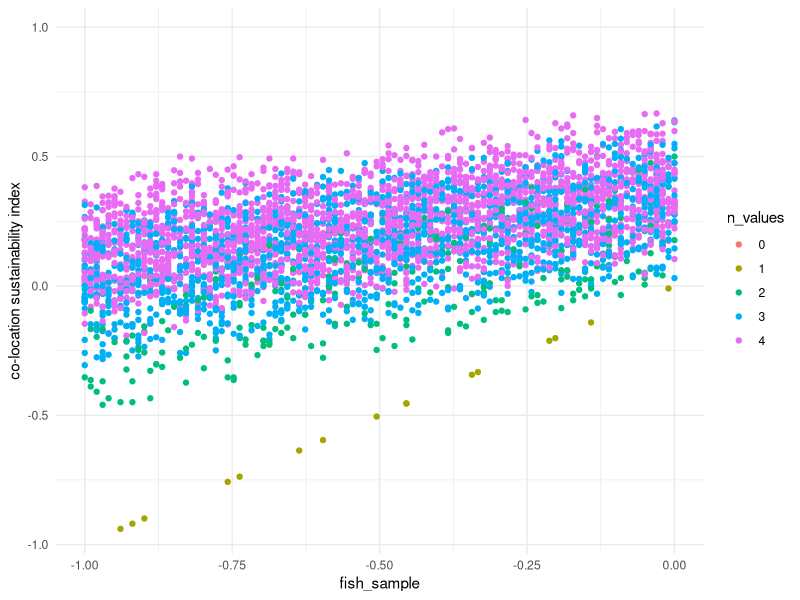
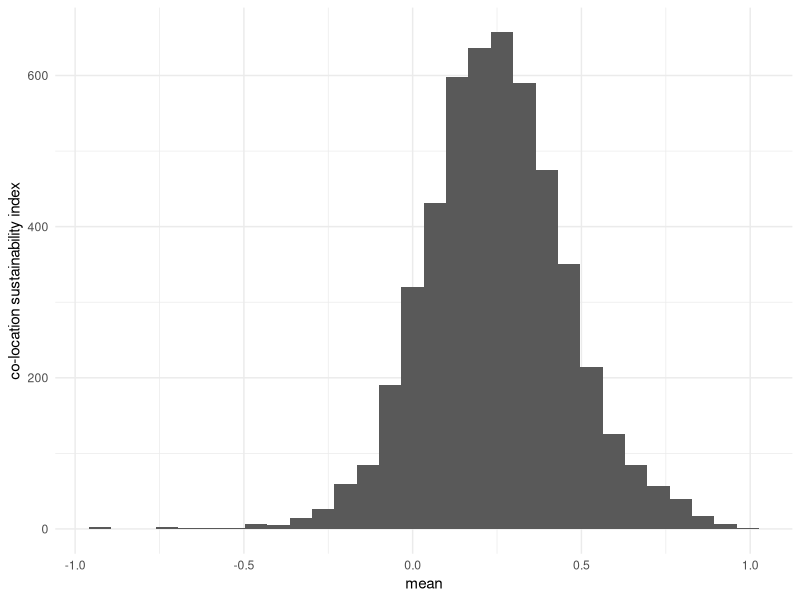
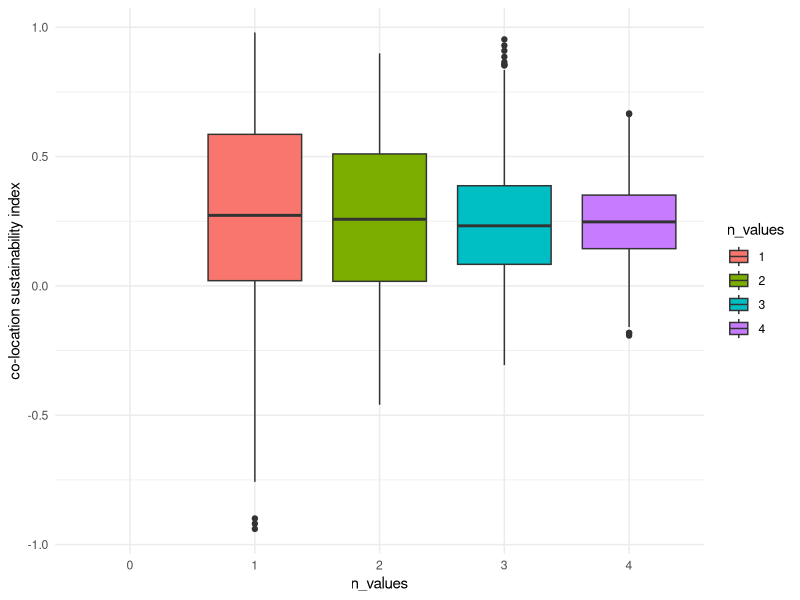
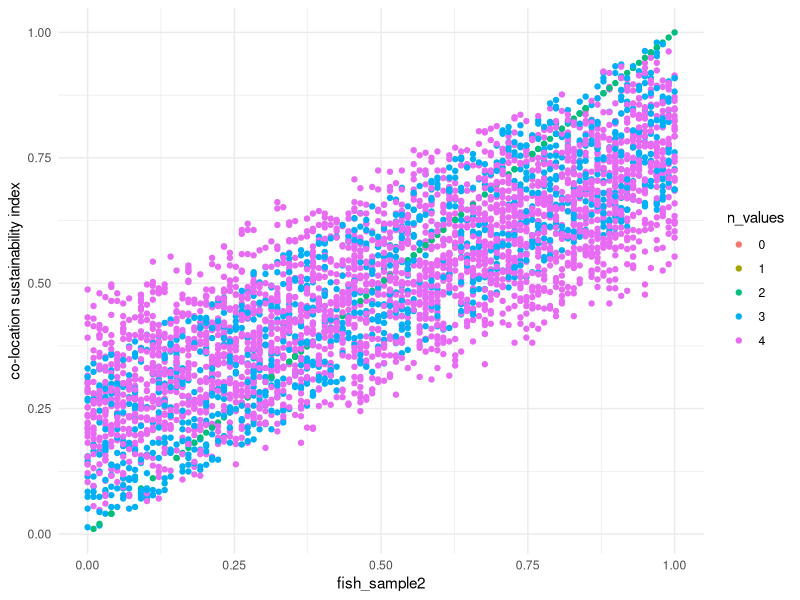
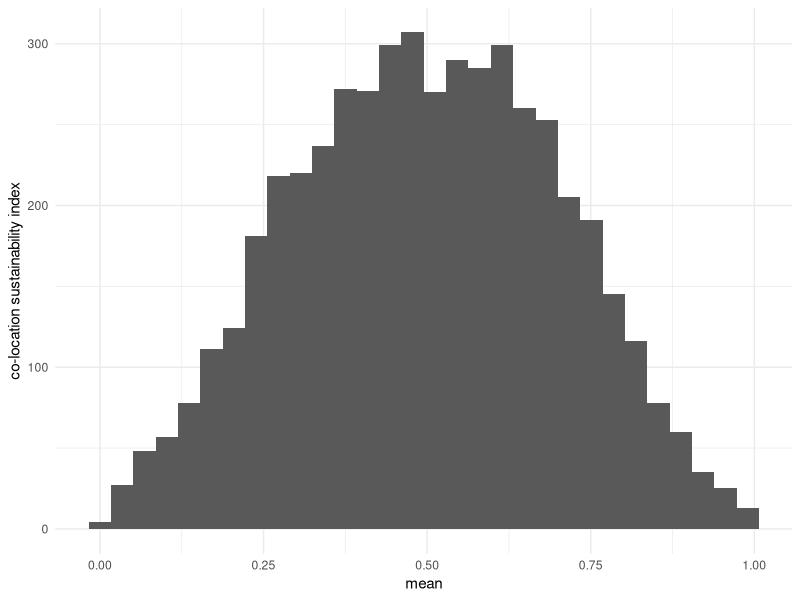
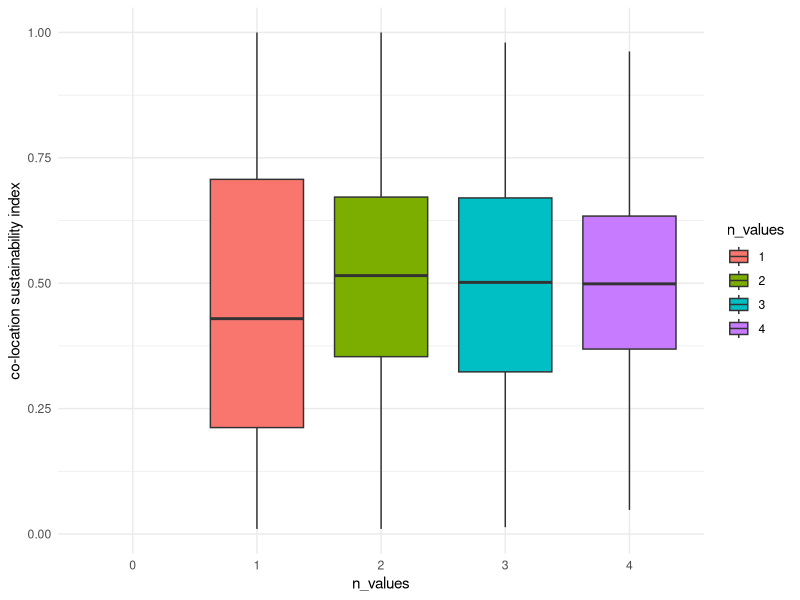

Source code (R) for these figures, in order:
## ---- chunk 1
knitr::opts_chunk$set(echo = TRUE, message = FALSE, warning = FALSE)

library(here)
library(tidyverse)
## ---- chunk 2
#setting vectors
wind_var <- c(seq(0,1,length.out = 100), rep(NA, times = 20))
wave_var <- c(seq(0,1,length.out = 100), rep(NA, times = 20))
aqua_var <- c(seq(0,1,length.out = 100), rep(NA, times = 20))
fish_var <- c(seq(-1,0,length.out = 100), rep(NA, times = 20))
# n_var <- seq(1,5000, length.out = 5000)

#randomly sampling from each vector
set.seed(1)
wind_sample <- sample(wind_var, 5000, replace = TRUE)
wave_sample <- sample(wave_var, 5000, replace = TRUE)
aqua_sample <- sample(aqua_var, 5000, replace = TRUE)
fish_sample <- sample(fish_var, 5000, replace = TRUE)

co_lo_df <- tibble(wind_sample, wave_sample, aqua_sample, fish_sample)

co_lo_suit <- co_lo_df %>% 
  mutate(n_values = as.factor(rowSums(!is.na(co_lo_df)))) %>% 
  rowwise %>% 
  mutate(mean = mean(c(wind_sample, wave_sample, aqua_sample, fish_sample), na.rm = TRUE))
  


## ---- chunk 3
#scatter plot
ggplot(co_lo_suit, aes(x = fish_sample, y = mean)) +
  geom_point(aes(color = n_values)) +
  theme_minimal() +
  ylab("co-location sustainability index")

#histogram
ggplot(co_lo_suit, aes(x = mean)) +
  geom_histogram() +
  theme_minimal() +
  ylab("co-location sustainability index")

#boxplot
ggplot(co_lo_suit, aes(x = n_values, y = mean)) +
  geom_boxplot(aes(fill = n_values)) +
  #geom_jitter() +
  theme_minimal() +
  ylab("co-location sustainability index")
## ---- chunk 4
max(co_lo_suit$mean, na.rm = TRUE)

min(co_lo_suit$mean, na.rm = TRUE)
## ---- chunk 5
fish_var2 <- c(seq(0,1,length.out = 100), rep(NA, times = 20))
# n_var <- seq(1,5000, length.out = 5000)

#randomly sampling from each vector
set.seed(1)
fish_sample2 <- sample(fish_var2, 5000, replace = TRUE)

co_lo_df <- tibble(wind_sample, wave_sample, aqua_sample, fish_sample2)

co_lo_suit <- co_lo_df %>% 
  mutate(n_values = as.factor(rowSums(!is.na(co_lo_df)))) %>% 
  rowwise %>% 
  mutate(mean = mean(c(wind_sample, wave_sample, aqua_sample, fish_sample2), na.rm = TRUE))
## ---- chunk 6
#scatter plot
ggplot(co_lo_suit, aes(x = fish_sample2, y = mean)) +
  geom_point(aes(color = n_values)) +
  theme_minimal() +
  ylab("co-location sustainability index")

#histogram
ggplot(co_lo_suit, aes(x = mean)) +
  geom_histogram() +
  theme_minimal() +
  ylab("co-location sustainability index")

#boxplot
ggplot(co_lo_suit, aes(x = n_values, y = mean)) +
  geom_boxplot(aes(fill = n_values)) +
  #geom_jitter() +
  theme_minimal() +
  ylab("co-location sustainability index")

## ---- chunk 7
max(co_lo_suit$mean, na.rm = TRUE)

min(co_lo_suit$mean, na.rm = TRUE)
